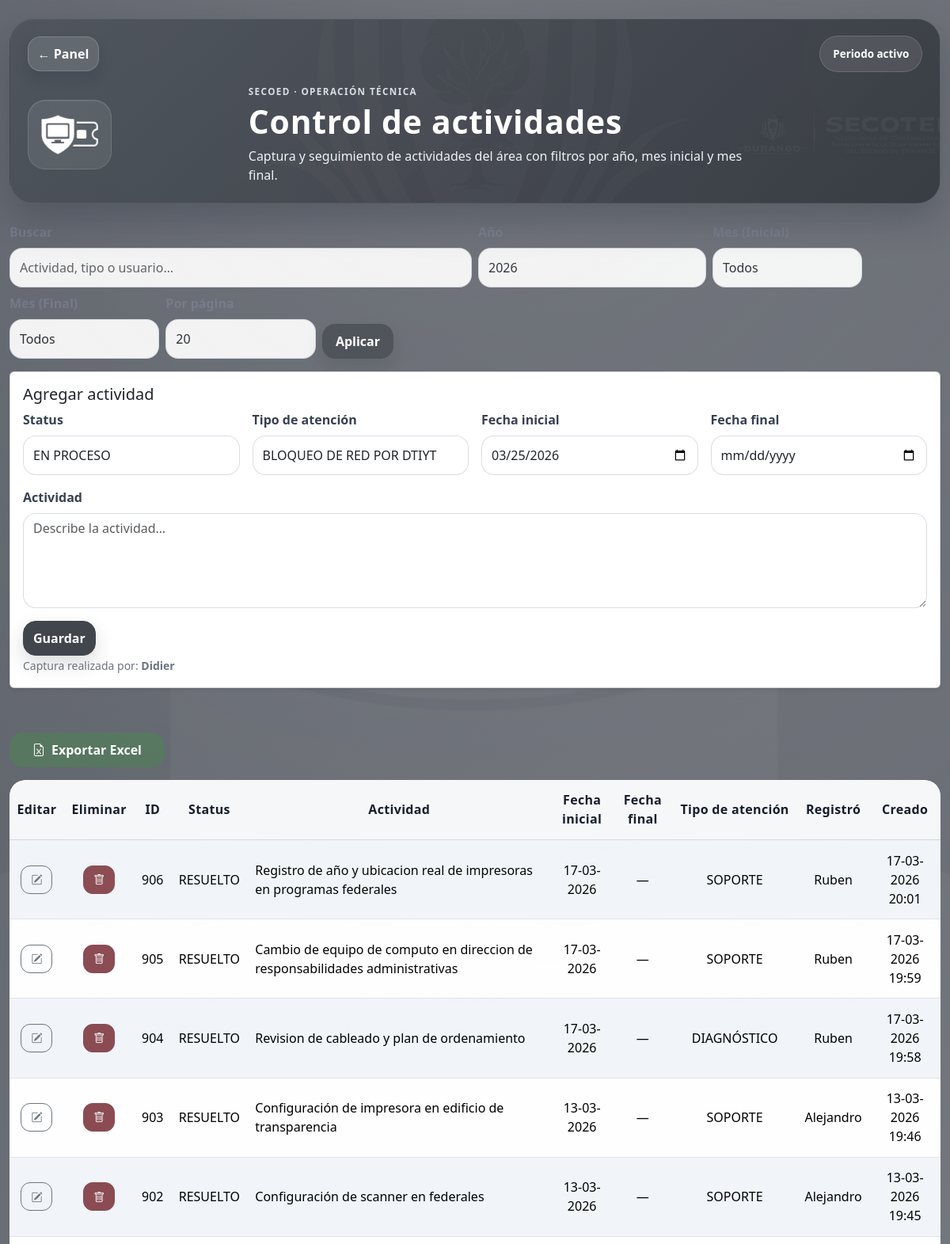
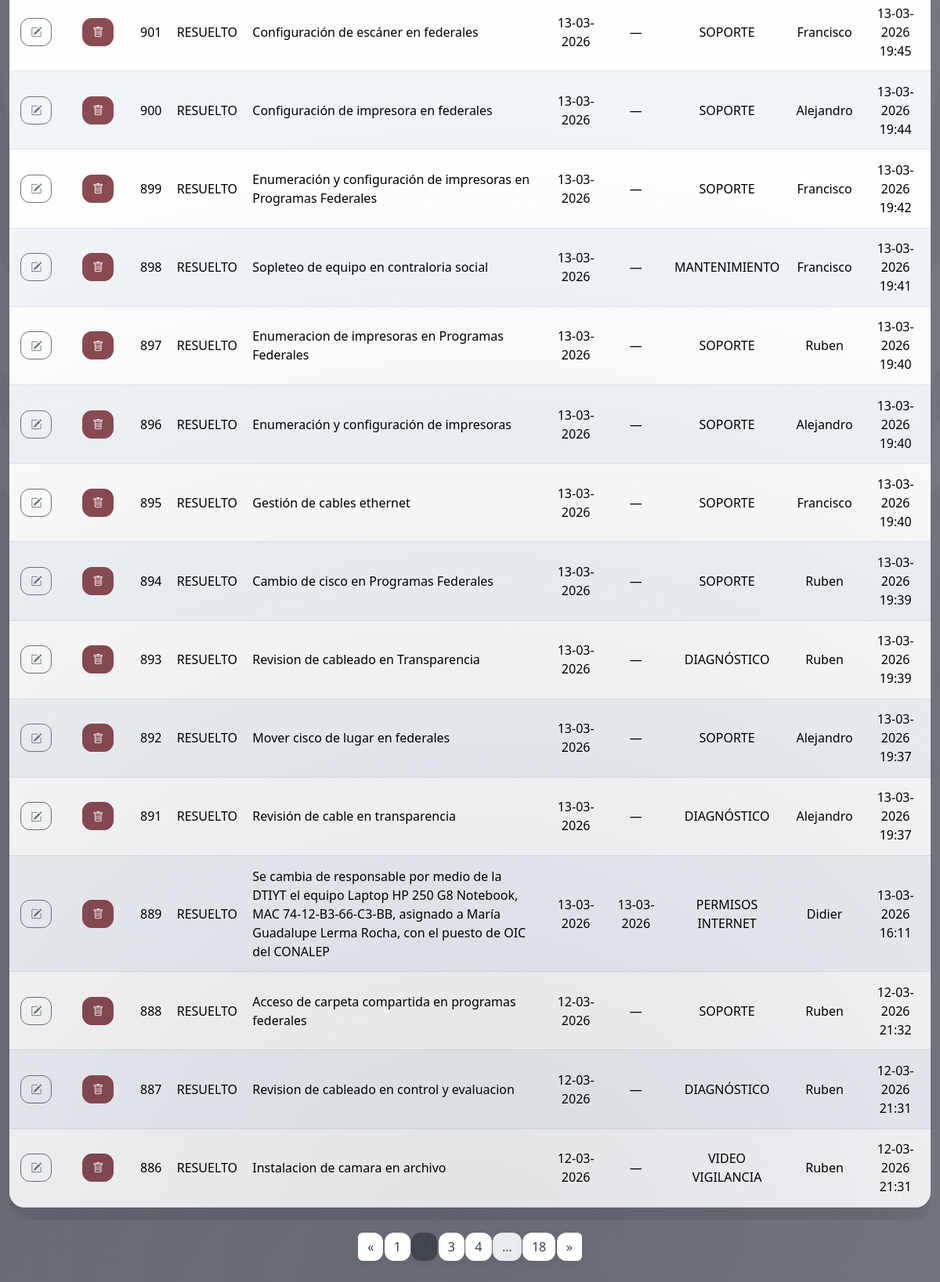
The page /control_actividades.php?p=2 (signed in) on the database its author committed (2 pictures, top to bottom).
### tables this page shows
CREATE TABLE `actividades` (
  `id` int(11) NOT NULL,
  `status` enum('EN PROCESO','RESUELTO') NOT NULL DEFAULT 'EN PROCESO',
  `actividad` text NOT NULL,
  `fecha_inicial` date NOT NULL,
  `fecha_final` date DEFAULT NULL,
  `tipo_atencion` varchar(100) NOT NULL,
  `created_by` varchar(100) NOT NULL,
  `created_at` timestamp NOT NULL DEFAULT current_timestamp(),
  `updated_at` timestamp NULL DEFAULT NULL ON UPDATE current_timestamp()
);

### control_actividades.php (the view, shortened to what this page needs)
<?php
$role     = $_SESSION['role']     ?? 'guest';
$username = $_SESSION['username'] ?? '';
$pdo = require __DIR__ . '/db.php';
$tiposAtencion = [
  'BLOQUEO DE RED POR DTIYT','CISCO','CORREO','DIAGNÓSTICO',
  'INNOVACION - CREACIÓN','MANTENIMIENTO','OTRO','PERMISOS INTERNET',
  'REUNIÓN','SITIOS WEB','SOPORTE','VALIDACIÓN COTIZACIÓN','VIDEO VIGILANCIA'
];
$q       = trim($_GET['q'] ?? '');
$pp      = max(1, (int)($_GET['pp'] ?? 20));
$page    = max(1, (int)($_GET['p'] ?? 1));
$offset  = ($page - 1) * $pp;
$mi = $_GET['mi'] ?? 'all';
$mf = $_GET['mf'] ?? 'all';
$mi = ($mi === 'all') ? 'all' : max(1, min(12, (int)$mi));
$mf = ($mf === 'all') ? 'all' : max(1, min(12, (int)$mf));
$yearParam = $_GET['y'] ?? date('Y');
$useAllYears = ($yearParam === 'all');
$startDate = $useAllYears ? null : ($yearParam.'-01-01');
$endDate   = $useAllYears ? null : ($yearParam.'-12-31');
$years = $pdo->query("
  SELECT DISTINCT YEAR(fecha_inicial) AS y
    FROM actividades
   WHERE fecha_inicial IS NOT NULL
ORDER BY y DESC
")->fetchAll(PDO::FETCH_COLUMN);
$where = [];
$paramsCnt = [];
if (!$useAllYears) { $where[] = "(fecha_inicial BETWEEN ? AND ?)"; $paramsCnt[]=$startDate; $paramsCnt[]=$endDate; }
$sqlCnt = "SELECT COUNT(*) FROM actividades";
if ($where) $sqlCnt .= " WHERE ".implode(" AND ", $where);
$cntStmt = $pdo->prepare($sqlCnt);
$cntStmt->execute($paramsCnt);
$totalRows  = (int)$cntStmt->fetchColumn();
$totalPages = max(1, (int)ceil($totalRows / $pp));
$selectCols = "id,status,actividad,fecha_inicial,fecha_final,tipo_atencion,created_by,created_at";
$sql = "SELECT $selectCols FROM actividades";
$params = [];
$whereSel = [];
if (!$useAllYears) {
  $whereSel[] = "(fecha_inicial BETWEEN ? AND ?)";
  $params[] = $startDate;
  $params[] = $endDate;
}
if ($whereSel) $sql .= " WHERE " . implode(" AND ", $whereSel);
$sql .= "
  ORDER BY CASE status
             WHEN 'EN PROCESO' THEN 0
             ELSE 1
           END,
           fecha_inicial DESC, id DESC
  LIMIT ? OFFSET ?";
$params[] = $pp; $params[] = $offset;
$stmt = $pdo->prepare($sql);
$stmt->execute($params);
$rows = $stmt->fetchAll(PDO::FETCH_ASSOC);
?>
<!doctype html>
<html lang="es"><head>
<link href="https://cdn.jsdelivr.net/npm/bootstrap@5.3.3/dist/css/bootstrap.min.css" rel="stylesheet">
<link href="https://cdn.jsdelivr.net/npm/bootstrap-icons@1.11.3/font/bootstrap-icons.css" rel="stylesheet">
<link href="styles.css" rel="stylesheet">
</head>
<body class="bg-secoed container-fluid py-4">
<?php
  require __DIR__ . '/brand_header.php';
?>
<form class="row g-2 align-items-end mb-3" method="get">
  <div class="col-sm-4 col-md-5 col-lg-6">
    <label class="form-label text-muted">Buscar</label>
    <input name="q" value="<?= htmlspecialchars($q) ?>" class="form-control" placeholder="Actividad, tipo o usuario…">
  </div>
  <div class="col-sm-3 col-md-3 col-lg-3">
    <label class="form-label text-muted">Año</label>
    <select name="y" class="form-select">
      <?php foreach ($years as $y): ?>
        <option value="<?= $y ?>" <?= (!$useAllYears && $yearParam==$y)?'selected':'' ?>><?= $y ?></option>
      <?php endforeach; ?>
    </select>
  </div>
<div class="col-sm-3 col-md-2 col-lg-2">
  <label class="form-label text-muted">Mes (Inicial)</label>
  <select name="mi" class="form-select">
    <option value="all" <?= ($mi==='all')?'selected':''; ?>>Todos</option>
  </select>
</div>
<div class="col-sm-3 col-md-2 col-lg-2">
  <label class="form-label text-muted">Mes (Final)</label>
  <select name="mf" class="form-select">
    <option value="all" <?= ($mf==='all')?'selected':''; ?>>Todos</option>
  </select>
</div>
  <div class="col-sm-2 col-md-2 col-lg-2">
    <label class="form-label text-muted">Por página</label>
    <select name="pp" class="form-select">
      <?php foreach ([20,50,100] as $n): ?>
        <option value="<?= $n ?>" <?= $pp==$n?'selected':'' ?>><?= $n ?></option>
      <?php endforeach; ?>
    </select>
  </div>
  <div class="col-sm-3 col-md-2 col-lg-1 d-grid">
    <button class="btn btn-primary">Aplicar</button>
  </div>
</form>
<div class="card mb-4 shadow-sm">
  <div class="card-body">
    <h5 class="card-title">Agregar actividad</h5>
    <form class="row g-3" method="post">
      <div class="col-md-3">
        <label class="form-label">Status</label>
        <select name="status" class="form-select">
          <option>EN PROCESO</option>
        </select>
      </div>
      <div class="col-md-3">
        <label class="form-label">Tipo de atención</label>
        <select name="tipo_atencion" class="form-select" required>
          <?php foreach ($tiposAtencion as $t) echo "<option>$t</option>"; ?>
        </select>
      </div>
      <div class="col-md-3">
        <label class="form-label">Fecha inicial</label>
        <input type="date" name="fecha_inicial" class="form-control" required value="<?= date('Y-m-d') ?>">
      </div>
      <div class="col-md-3">
        <label class="form-label">Fecha final</label>
        <input type="date" name="fecha_final" class="form-control">
      </div>
      <div class="col-12">
        <label class="form-label">Actividad</label>
        <textarea name="actividad" class="form-control" rows="2" required placeholder="Describe la actividad…"></textarea>
      </div>
      <div class="col-12">
        <button class="btn btn-primary">Guardar</button>
      </div>
    </form>
    <small class="text-muted">Captura realizada por: <strong><?= htmlspecialchars($username) ?></strong></small>
  </div>
</div>
<div class="col-sm-3 col-md-2 col-lg-2 d-grid">
  <label class="form-label text-muted">&nbsp;</label>
  <a class="btn btn-success"
     href="export_actividades.php?q=<?= urlencode($q) ?>&y=<?= urlencode($yearParam) ?>">
    <i class="bi bi-file-earmark-excel"></i> Exportar Excel
  </a>
</div>
<div class="table-responsive">
  <table class="table table-striped table-sm table-tickets">
    <thead class="table-light text-center">
      <tr>
        <th style="width:40px">Editar</th>
        <?php if ($role==='admin'): ?><th style="width:40px">Eliminar</th><?php endif; ?>
        <th>ID</th><th>Status</th><th>Actividad</th><th>Fecha inicial</th><th>Fecha final</th><th>Tipo de atención</th><th>Registró</th><th>Creado</th>
      </tr>
    </thead>
    <tbody class="text-center">
      <?php foreach ($rows as $r): ?>
        <tr>
          <td>
            <button class="btn btn-sm btn-outline-secondary edit-btn"
                    data-json='<?= htmlspecialchars(json_encode($r), ENT_QUOTES) ?>'>
              <i class="bi bi-pencil-square"></i>
            </button>
          </td>
          <?php if ($role==='admin'): ?>
          <td>
            <a href="?<?= http_build_query(['del'=>$r['id'],'p'=>$page,'q'=>$q,'y'=>$useAllYears?'all':$yearParam,'pp'=>$pp]) ?>"
               class="btn btn-sm btn-danger"
               onclick="return confirm('¿Eliminar actividad #<?= $r['id'] ?>?');">
              <i class="bi bi-trash"></i>
            </a>
          </td>
          <?php endif; ?>
          <td><?= $r['id'] ?></td>
          <td><?= htmlspecialchars($r['status']) ?></td>
          <td class="text-start"><?= nl2br(htmlspecialchars($r['actividad'])) ?></td>
          <td><?= $r['fecha_inicial'] ? date('d-m-Y', strtotime($r['fecha_inicial'])) : '—' ?></td>
          <td><?= $r['fecha_final']   ? date('d-m-Y', strtotime($r['fecha_final']))   : '—' ?></td>
          <td><?= htmlspecialchars($r['tipo_atencion']) ?></td>
          <td><?= htmlspecialchars($r['created_by']) ?></td>
          <td><?= date('d-m-Y H:i', strtotime($r['created_at'])) ?></td>
        </tr>
      <?php endforeach; ?>
    </tbody>
  </table>
</div>
<?php if ($totalPages>1): ?>
<nav class="mt-3" aria-label="Paginación">
  <ul class="pagination justify-content-center mt-3">
<?php
  $window = 2;
  $params = $_GET;
  unset($params['p']);
  $baseQS = $params ? ('?' . http_build_query($params) . '&') : '?';
  if (!function_exists('page_item_act')) {
    function page_item_act($label, $pageNumber, $disabled=false, $active=false, $baseQS='?', $anchor='') {
      $classes = 'page-item';
      if ($active)   $classes .= ' active';
      $href = $disabled ? 'javascript:void(0)' : $baseQS . 'p=' . $pageNumber . $anchor;
      echo '<li class="' . $classes . '"><a class="page-link" href="' . $href . '">' . $label . '</a></li>';
    }
  }
  if (!function_exists('render_compact_pagination_act')) {
    function render_compact_pagination_act($pages, $current, $total, $baseQS, $anchor='') {
      page_item_act('«', max(1, $current - 1), $current == 1, false, $baseQS, $anchor);
      $prev = 0;
      foreach ($pages as $p) {
        if ($prev && $p > $prev + 1) {
          echo '<li class="page-item disabled"><span class="page-link">…</span></li>';
        }
        $prev = $p;
      }
    }
  }
  $pagesToShow = [];
  $pagesToShow[] = 1;
  for ($i = max(2, $page - $window); $i <= min($totalPages - 1, $page + $window); $i++) {
    $pagesToShow[] = $i;
  }
  if ($totalPages > 1) $pagesToShow[] = $totalPages;
  $pagesToShow = array_values(array_unique($pagesToShow));
  sort($pagesToShow);
  render_compact_pagination_act($pagesToShow, $page, $totalPages, $baseQS, '');
?>
</ul>
</nav>
<?php endif; ?>
</body></html>

### assets/css/styles.css (style rules this page uses)
:root { --brand-primary:#41464d; --brand-primary-dark:#2f3439; --brand-secondary:#69707a; --brand-soft:#eceff2; --brand-success:#53745d; --brand-warning:#b08a3a; --brand-danger:#8b4b53; --surface:rgba(249,250,251,.92); --surface-strong:#ffffff; --surface-dark:rgba(31,35,39,.92); --text:#20242a; --muted:#6b7280; --border:rgba(148,163,184,.28); --shadow:0 18px 42px rgba(15,23,42,.14); --shadow-soft:0 10px 30px rgba(15,23,42,.08); --radius:24px; --radius-sm:16px; }
* { box-sizing:border-box }
html { scroll-behavior:smooth }
body { color:var(--text); background: linear-gradient(135deg, rgba(80,84,92,.84), rgba(118,121,127,.86)), url('../img/background_secoed.png') center/cover fixed no-repeat; min-height:100vh; font-family:"Segoe UI", Roboto, Arial, sans-serif; }
body.bg-secoed { background: linear-gradient(135deg, rgba(80,84,92,.84), rgba(118,121,127,.86)), url('../img/background_secoed.png') center/cover fixed no-repeat; }
a { text-decoration:none }
.container,.container-fluid { position:relative;z-index:1 }
.form-label { font-weight:700;color:#374151;margin-bottom:.5rem }
.text-muted,small,.small { color:var(--muted)!important }
.form-control,.form-select { border-radius:16px; min-height:50px; border:1px solid rgba(148,163,184,.36); box-shadow:none; background:rgba(255,255,255,.92); color:var(--text); }
textarea.form-control { min-height:120px }
.btn { border-radius:16px; font-weight:700; min-height:44px; display:inline-flex; align-items:center; justify-content:center; gap:.5rem; transition:transform .16s ease, box-shadow .16s ease, background .16s ease, border-color .16s ease; }
.btn-sm { min-height:36px;padding-inline:.75rem;border-radius:12px }
.btn-primary { background:var(--brand-primary);border-color:var(--brand-primary);box-shadow:0 10px 24px rgba(31,35,39,.16);color:#fff }
.btn-success { background:var(--brand-success);border-color:var(--brand-success);color:#fff }
.btn-danger { background:var(--brand-danger);border-color:var(--brand-danger);color:#fff }
.table { --bs-table-bg: rgba(255,255,255,.92); --bs-table-striped-bg: rgba(241,245,249,.94); --bs-table-border-color: rgba(203,213,225,.58); border-radius:20px; overflow:hidden; }
.table thead th { background:rgba(245,247,249,.99); color:#111827; font-weight:800; letter-spacing:.02em; border-bottom:1px solid rgba(203,213,225,.85); }
.table td,.table th { vertical-align:middle;padding:.85rem .6rem }
.table-responsive { border-radius:20px;overflow:auto }
.table-tickets { background:rgba(255,255,255,.94);border-radius:20px;overflow:hidden;box-shadow:var(--shadow) }
.table .btn { margin-inline:auto }
.pagination .page-link { border-radius:12px;margin:0 .15rem;border:none;color:#334155;box-shadow:0 4px 12px rgba(15,23,42,.06) }
.pagination .active .page-link { background:var(--brand-primary) }
body::before { content:""; position:fixed; inset:0; background:radial-gradient(circle at top, rgba(255,255,255,.12), transparent 42%), radial-gradient(circle at bottom, rgba(15,23,42,.12), transparent 46%); pointer-events:none; z-index:0; }
.panel-card__title, .tutorials-module__title, .table thead th, .ticket-card h1, .ticket-card h2, .ticket-card h3, .ticket-card strong { color:#111827 }
.table .btn, .table .btn-sm, .table td .btn { display:inline-flex; align-items:center; justify-content:center; }
.table td:last-child, .table td.action-cell, .table th:last-child { text-align:center }

### rows shown on the page
actividades: id "906", status "RESUELTO", actividad "Registro de año y ubicacion real de impresoras en programas federales", fecha_inicial "17-03-2026", tipo_atencion "SOPORTE", created_by "Ruben", created_at "17-03-2026 20:01"
actividades: id "905", status "RESUELTO", actividad "Cambio de equipo de computo en direccion de responsabilidades administrativas", fecha_inicial "17-03-2026", tipo_atencion "SOPORTE", created_by "Ruben", created_at "17-03-2026 19:59"
actividades: id "904", status "RESUELTO", actividad "Revision de cableado y plan de ordenamiento", fecha_inicial "17-03-2026", tipo_atencion "DIAGNÓSTICO", created_by "Ruben", created_at "17-03-2026 19:58"
actividades: id "903", status "RESUELTO", actividad "Configuración de impresora en edificio de transparencia", fecha_inicial "13-03-2026", tipo_atencion "SOPORTE", created_by "Alejandro", created_at "13-03-2026 19:46"
actividades: id "902", status "RESUELTO", actividad "Configuración de scanner en federales", fecha_inicial "13-03-2026", tipo_atencion "SOPORTE", created_by "Alejandro", created_at "13-03-2026 19:45"
actividades: id "901", status "RESUELTO", actividad "Configuración de escáner en federales", fecha_inicial "13-03-2026", tipo_atencion "SOPORTE", created_by "Francisco", created_at "13-03-2026 19:45"
actividades: id "900", status "RESUELTO", actividad "Configuración de impresora en federales", fecha_inicial "13-03-2026", tipo_atencion "SOPORTE", created_by "Alejandro", created_at "13-03-2026 19:44"
actividades: id "899", status "RESUELTO", actividad "Enumeración y configuración de impresoras en Programas Federales", fecha_inicial "13-03-2026", tipo_atencion "SOPORTE", created_by "Francisco", created_at "13-03-2026 19:42"
actividades: id "898", status "RESUELTO", actividad "Sopleteo de equipo en contraloria social", fecha_inicial "13-03-2026", tipo_atencion "MANTENIMIENTO", created_by "Francisco", created_at "13-03-2026 19:41"
actividades: id "897", status "RESUELTO", actividad "Enumeracion de impresoras en Programas Federales", fecha_inicial "13-03-2026", tipo_atencion "SOPORTE", created_by "Ruben", created_at "13-03-2026 19:40"
actividades: id "896", status "RESUELTO", actividad "Enumeración y configuración de impresoras", fecha_inicial "13-03-2026", tipo_atencion "SOPORTE", created_by "Alejandro", created_at "13-03-2026 19:40"
actividades: id "895", status "RESUELTO", actividad "Gestión de cables ethernet", fecha_inicial "13-03-2026", tipo_atencion "SOPORTE", created_by "Francisco", created_at "13-03-2026 19:40"
actividades: id "894", status "RESUELTO", actividad "Cambio de cisco en Programas Federales", fecha_inicial "13-03-2026", tipo_atencion "SOPORTE", created_by "Ruben", created_at "13-03-2026 19:39"
actividades: id "893", status "RESUELTO", actividad "Revision de cableado en Transparencia", fecha_inicial "13-03-2026", tipo_atencion "DIAGNÓSTICO", created_by "Ruben", created_at "13-03-2026 19:39"
actividades: id "892", status "RESUELTO", actividad "Mover cisco de lugar en federales", fecha_inicial "13-03-2026", tipo_atencion "SOPORTE", created_by "Alejandro", created_at "13-03-2026 19:37"
actividades: id "891", status "RESUELTO", actividad "Revisión de cable en transparencia", fecha_inicial "13-03-2026", tipo_atencion "DIAGNÓSTICO", created_by "Alejandro", created_at "13-03-2026 19:37"
actividades: id "889", status "RESUELTO", actividad "Se cambia de responsable por medio de la DTIYT el equipo Laptop HP 250 G8 Notebook, MAC 74-12-B3-66-C3-BB, asignado a María Guadalupe Lerma Rocha, con el puesto de OIC del CONALEP", fecha_inicial "13-03-2026", fecha_final "13-03-2026", tipo_atencion "PERMISOS INTERNET", created_by "Didier", created_at "13-03-2026 16:11"
actividades: id "888", status "RESUELTO", actividad "Acceso de carpeta compartida en programas federales", fecha_inicial "12-03-2026", tipo_atencion "SOPORTE", created_by "Ruben", created_at "12-03-2026 21:32"
actividades: id "887", status "RESUELTO", actividad "Revision de cableado en control y evaluacion", fecha_inicial "12-03-2026", tipo_atencion "DIAGNÓSTICO", created_by "Ruben", created_at "12-03-2026 21:31"
actividades: id "886", status "RESUELTO", actividad "Instalacion de camara en archivo", fecha_inicial "12-03-2026", tipo_atencion "VIDEO VIGILANCIA", created_by "Ruben", created_at "12-03-2026 21:31"

### other values the page prints
$brand_back_text "Panel"
$brand_badge "Periodo activo"
$brand_eyebrow "SECOED · OPERACIÓN TÉCNICA"
$brand_title "Control de actividades"
$brand_subtitle "Captura y seguimiento de actividades del área con filtros por año, mes inicial y mes final."
$username "Didier"
$label "« »"
$label "1"
$label "3"
$label "4"
$label "18"
form field y "2026"
form field pp "20"
form field tipo_atencion "BLOQUEO DE RED POR DTIYT"
